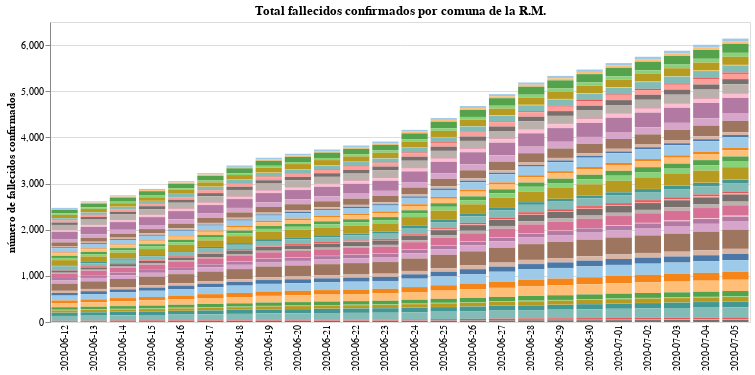

Here is the notebook cell this chart was saved with:
### Markdown cell above
# Evolución del total de fallecidos confirmados por comuna (interpolación)

### Code cell
#collapse-hide
#linear interpolation
county_deaths_RM = np.round(county_deaths_RM.interpolate(method="linear"))

#data in long form to plot it on altair
county_deaths_RM_long_form = county_deaths_RM.drop(columns="Total").reset_index().melt("Fecha", var_name="Comuna", value_name="Fallecidos confirmados")
#plot the data
input_dropdown = alt.binding_select(options=county_deaths_RM_long_form['Comuna'].unique())
selection1 = alt.selection_single(fields=['Comuna'], bind=input_dropdown, name=' ')
selection2 = alt.selection_multi(fields=['Comuna'], on='mouseover')

color = alt.condition(selection1 | selection2,
                    alt.Color('Comuna:N', scale=alt.Scale(scheme='tableau20'), legend=None),
                    alt.value('lightgray'))

bars1 = alt.Chart(county_deaths_RM_long_form.fillna(0)).mark_bar().encode(
    x=alt.X("Fecha", axis=alt.Axis(title="", domain=False, tickSize=0)),
    y=alt.Y("Fallecidos confirmados", axis=alt.Axis(title="número de fallecidos confirmados")),
    tooltip = ["Fecha", "Comuna", "Fallecidos confirmados"],
    color = color
).properties(
    title="Total fallecidos confirmados por comuna de la R.M.",
    width=700).add_selection(
    selection1, selection2
).transform_filter(
    selection1
)

bars1

### Figure 1 — Vega-Lite specification as saved in the notebook (floating-point values rounded to 4 significant figures; data arrays with more than 128 entries replaced by an {"elided": "..."} marker saying what was removed)
{"config": {"view": {"continuousWidth": 400, "continuousHeight": 300}}, "data": {"name": "data-821df20a93093dbc20f150797b5ee666"}, "mark": "bar", "encoding": {"color": {"condition": {"type": "nominal", "field": "Comuna", "legend": null, "scale": {"scheme": "tableau20"}, "selection": {"or": [" ", "selector002"]}}, "value": "lightgray"}, "tooltip": [{"type": "nominal", "field": "Fecha"}, {"type": "nominal", "field": "Comuna"}, {"type": "quantitative", "field": "Fallecidos confirmados"}], "x": {"type": "nominal", "axis": {"domain": false, "tickSize": 0, "title": ""}, "field": "Fecha"}, "y": {"type": "quantitative", "axis": {"title": "número de fallecidos confirmados"}, "field": "Fallecidos confirmados"}}, "selection": {" ": {"type": "single", "fields": ["Comuna"], "bind": {"input": "select", "options": ["Alhue", "Buin", "Calera de Tango", "Cerrillos", "Cerro Navia", "Colina", "Conchali", "Curacavi", "El Bosque", "El Monte", "Estacion Central", "Huechuraba", "Independencia", "Isla de Maipo", "La Cisterna", "La Florida", "La Granja", "La Pintana", "La Reina", "Lampa", "Las Condes", "Lo Barnechea", "Lo Espejo", "Lo Prado", "Macul", "Maipu", "Maria Pinto", "Melipilla", "Nunoa", "Padre Hurtado", "Paine", "Pedro Aguirre Cerda", "Penaflor", "Penalolen", "Pirque", "Providencia", "Pudahuel", "Puente Alto", "Quilicura", "Quinta Normal", "Recoleta", "Renca", "San Bernardo", "San Joaquin", "San Jose de Maipo", "San Miguel", "San Pedro", "San Ramon", "Santiago", "Talagante", "Tiltil", "Vitacura", "Desconocido Metropolitana"]}}, "selector002": {"type": "multi", "fields": ["Comuna"], "on": "mouseover"}}, "title": "Total fallecidos confirmados por comuna de la R.M.", "transform": [{"filter": {"selection": " "}}], "width": 700, "$schema": "https://vega.github.io/schema/vega-lite/v4.8.1.json", "datasets": {"data-821df20a93093dbc20f150797b5ee666": {"elided": "1272 records"}}}
